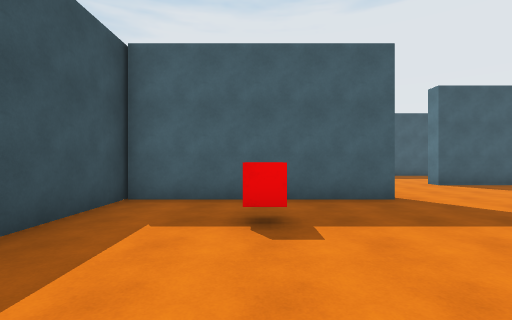
View 1 (above)

17 first-person views from a walk through a 3-D level made in the Unity game engine. The camera is 1.5 m above the floor, looks level and sees 85° across. The floor is counted in squares, 2 m on a side. Each view is taken from the middle of a square. On the plan, view 1 faces up. The plan holds only what a view shows up to about 10 squares ahead; the rest is blank. The player character is not drawn.

View 2
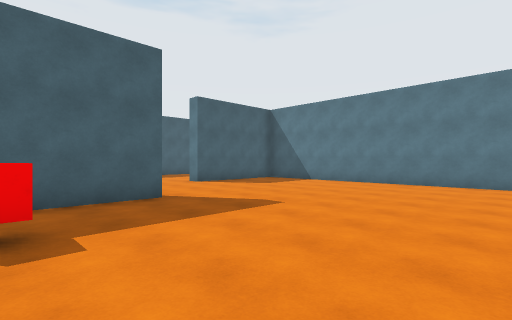

View 3
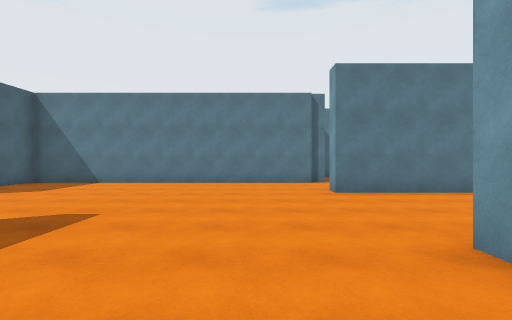

View 4
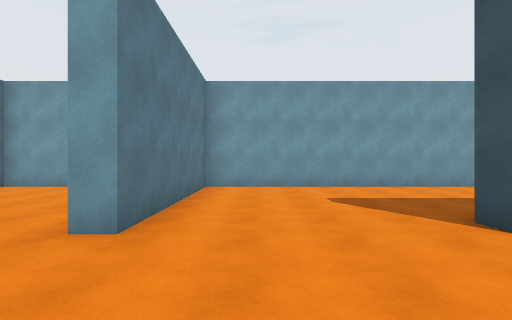

View 5
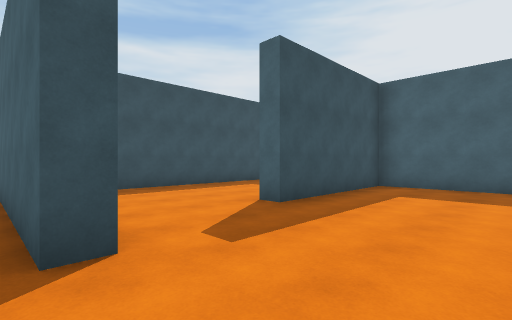

View 6
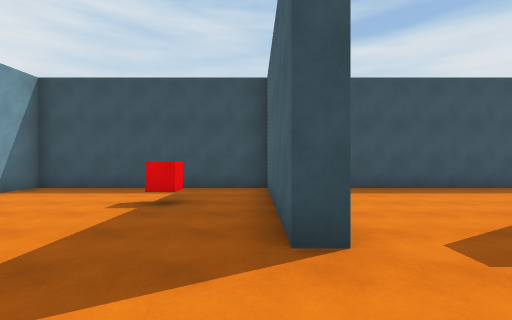

View 7
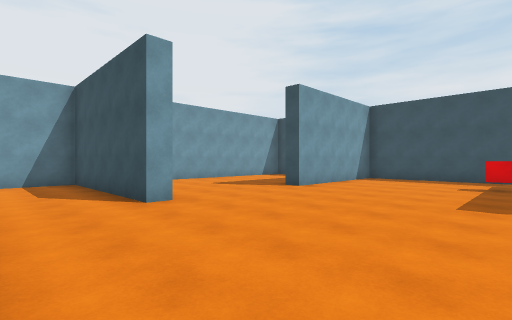

View 8
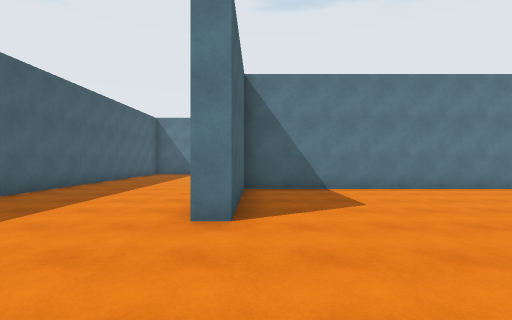

View 9
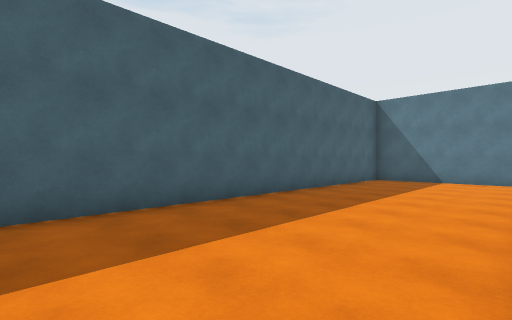

View 10
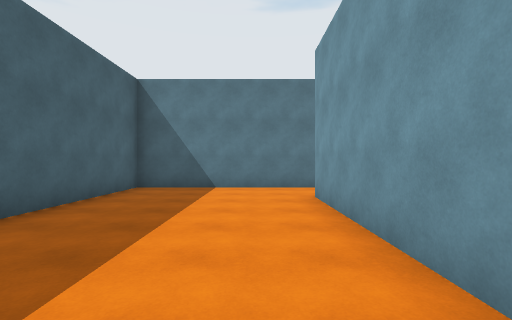

View 11
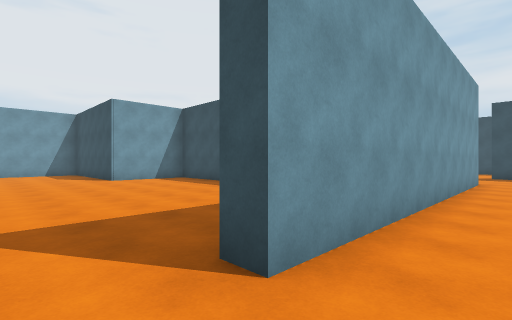

View 12
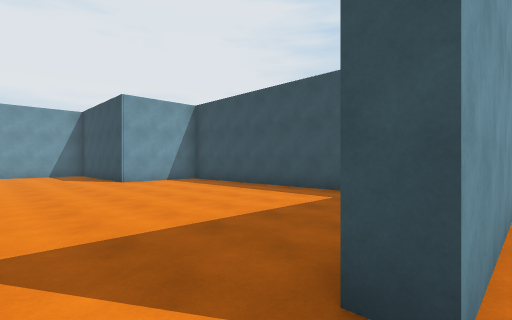

View 13
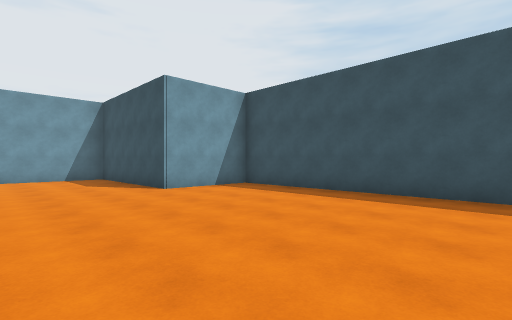

View 14
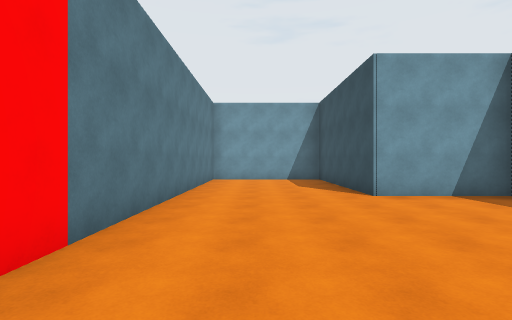

View 15
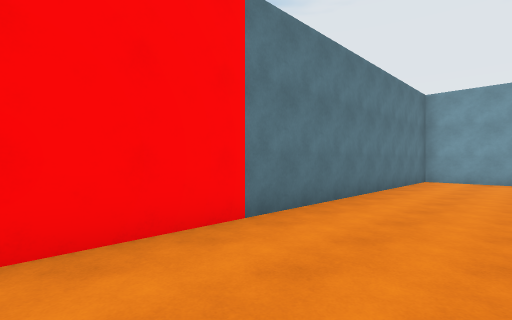

View 16
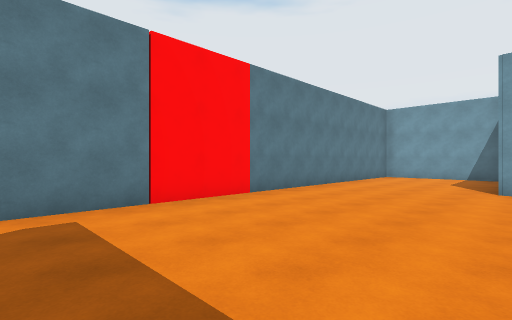

View 17
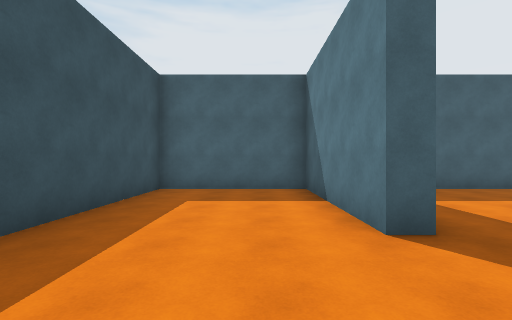

### Floor plan
Points are (right, up) in squares from view 1. A wall is a line through its corners. A room is listed if a view was taken in it or the views show most of it. See-through windows are left out.
Room 1 (views 1, 2, 3, 4, 5, 6, 7, 8, 9, 10, 11, 12, 17)
walls: (2.6, 5.9) (2.6, 5.3) (-2.5, 5.3) (-2.5, -0.8) (2.4, -0.8) (2.4, -1.4); (9.2, -0.4) (9.2, 8.3) (5.4, 8.3) (5.4, 8.8) (14.7, 8.8); (16.6, 8.4) (16.6, 13.2) (1.8, 13.2) (1.8, 8.8) (1.3, 8.8) (1.3, 13.2) (-2.5, 13.2) (-2.5, 7.5); (-1.1, -5.8) (6.4, -5.8) (6.4, -0.8) (6.9, -0.8)
ways out: opening at (15.5, 8) to room 2; opening at (8.5, -1) to room 3
objects: other object (0, 3)
Room 2 (views 13, 14, 15, 16)
walls: (9.7, 5.8) (9.7, -0.8) (12.5, -0.8) (12.5, -4.9); (14.7, 8.8) (14.7, 8.2); (12.9, -5.8) (16.6, -5.8) (16.6, 6.9)
ways out: opening at (15.5, 8) to room 1
Room 3 (no view inside)
walls: (9.2, -1.4) (9.2, -0.4); (6.9, -0.8) (6.9, -5.8) (8.6, -5.8); (10.2, -5.8) (12.1, -5.8)
ways out: opening at (8.5, -1) to room 1

Positions as (right, up) in squares from view 1, and headings:
1: (0, 0), facing up
2: (0, 0), facing up-right
3: (0, 1), facing right
4: (5, 2), facing down
5: (5, 5), facing up-left
6: (5, 5), facing left
7: (9, 4), facing down-left
8: (2, 8), facing right
9: (6, 9), facing up-right
10: (9, 10), facing right
11: (16, 10), facing down-left
12: (16, 9), facing down-left
13: (16, 6), facing down-left
14: (15, 5), facing down
15: (14, 5), facing down-right
16: (12, 7), facing down-right
17: (0, 6), facing up
